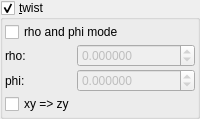
       <widget class="MyGroupBox" name="groupCheck_transf_function_enabledAz_false">
        <property name="title">
         <string>&amp;twist</string>
        </property>
        <property name="checkable">
         <bool>true</bool>
        </property>
        <layout class="QVBoxLayout" name="verticalLayout_15" stretch="0,0">
         <property name="spacing">
          <number>2</number>
         </property>
         <property name="leftMargin">
          <number>2</number>
         </property>
         <property name="topMargin">
          <number>2</number>
         </property>
         <property name="rightMargin">
          <number>2</number>
         </property>
         <property name="bottomMargin">
          <number>2</number>
         </property>
         <item>
          <widget class="MyCheckBox" name="checkBox_transf_function_enabledAw_false">
           <property name="enabled">
            <bool>true</bool>
           </property>
           <property name="font">
            <font>
             <weight>50</weight>
             <bold>false</bold>
            </font>
           </property>
           <property name="text">
            <string>rho and phi mode</string>
           </property>
          </widget>
         </item>
         <item>
          <layout class="QGridLayout" name="gridLayout_57" columnstretch="0,1">
           <property name="spacing">
            <number>2</number>
           </property>
           <item row="0" column="1">
            <widget class="MyDoubleSpinBox" name="spinbox_transf_offsetA_0">
             <property name="enabled">
              <bool>false</bool>
             </property>
             <property name="sizePolicy">
              <sizepolicy hsizetype="Minimum" vsizetype="Maximum">
               <horstretch>0</horstretch>
               <verstretch>0</verstretch>
              </sizepolicy>
             </property>
             <property name="prefix">
              <string/>
             </property>
             <property name="suffix">
              <string/>
             </property>
             <property name="decimals">
              <number>6</number>
             </property>
             <property name="minimum">
              <double>-100000.000000000000000</double>
             </property>
             <property name="maximum">
              <double>100000.000000000000000</double>
             </property>
             <property name="singleStep">
              <double>0.100000000000000</double>
             </property>
            </widget>
           </item>
           <item row="2" column="0">
            <widget class="MyCheckBox" name="checkBox_transf_function_enabledN_false">
             <property name="enabled">
              <bool>true</bool>
             </property>
             <property name="font">
              <font>
               <weight>50</weight>
               <bold>false</bold>
              </font>
             </property>
             <property name="text">
              <string>xy =&gt; zy</string>
             </property>
            </widget>
           </item>
           <item row="1" column="1">
            <widget class="MyDoubleSpinBox" name="spinbox_transf_offsetB_0">
             <property name="enabled">
              <bool>false</bool>
             </property>
             <property name="sizePolicy">
              <sizepolicy hsizetype="Minimum" vsizetype="Maximum">
               <horstretch>0</horstretch>
               <verstretch>0</verstretch>
              </sizepolicy>
             </property>
             <property name="prefix">
              <string/>
             </property>
             <property name="suffix">
              <string/>
             </property>
             <property name="decimals">
              <number>6</number>
             </property>
             <property name="minimum">
              <double>-100000.000000000000000</double>
             </property>
             <property name="maximum">
              <double>100000.000000000000000</double>
             </property>
             <property name="singleStep">
              <double>0.100000000000000</double>
             </property>
            </widget>
           </item>
           <item row="1" column="0">
            <widget class="QLabel" name="label_29">
             <property name="text">
              <string>phi:</string>
             </property>
            </widget>
           </item>
           <item row="0" column="0">
            <widget class="QLabel" name="label_32">
             <property name="text">
              <string>rho:</string>
             </property>
            </widget>
           </item>
          </layout>
         </item>
        </layout>
       </widget>
